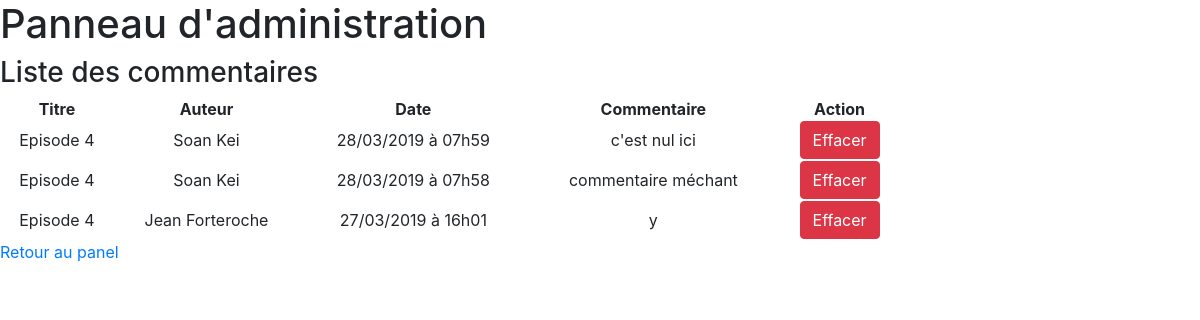
Screenshot of /index.php?action=listComments&postId=7 (signed in) with the database file from the repository.
### tables this page shows
CREATE TABLE IF NOT EXISTS `comments` (
  `id` int(11) NOT NULL AUTO_INCREMENT,
  `post_id` int(11) NOT NULL,
  `author` varchar(255) NOT NULL,
  `content` varchar(255) NOT NULL,
  `report` int(11) DEFAULT '0',
  `comment_date` datetime NOT NULL,
  PRIMARY KEY (`id`)
);

CREATE TABLE IF NOT EXISTS `posts` (
  `id` int(11) NOT NULL AUTO_INCREMENT,
  `title` varchar(255) NOT NULL,
  `content` text NOT NULL,
  `post_date` datetime NOT NULL,
  PRIMARY KEY (`id`)
);

### model/CommentsManager.php (called while the page is built, shortened)
<?php
class CommentsManager extends Manager
{
    public function getListComments($postId)
    {
        $db = $this->dbconnect();
        $q = $db->prepare
        ('SELECT comments.id, comments.author, comments.content, comments.post_id, posts.title,
        DATE_FORMAT(comment_date, \'%d/%m/%Y à %Hh%i\')
        AS comment_date_fr
        FROM comments
        LEFT JOIN posts
        ON comments.post_id = posts.id
        WHERE post_id = ?
        ORDER BY comment_date DESC');
        $q->execute(array($postId));
        $comments = $q->fetchAll();
        return $comments;
    }
}

### view/adminListCommentsView.php (the view, shortened to what this page needs)
<h1>Panneau d'administration</h1>
<h3>Liste des commentaires</h3>
<table class="text-center w-75 p-3">
    <tr>
        <th>Titre</th>
        <th>Auteur</th>
        <th>Date</th>
        <th>Commentaire</th>
        <th>Action</th>
    </tr>
    <?php foreach ($comments as $comment): ?>
    <tr>
        <td><?=$comment['title'] ?></td>
        <td><?=$comment['author']?></td>
        <td><?=$comment['comment_date_fr']?></td>
        <td><?=$comment['content']?></td>
        <td><a href="index.php?action=deleteComment&commentId=<?=$comment['id']?>" class="btn btn-danger">Effacer</a></td>
    </tr>
    <?php endforeach;?>
</table>
<p><a href="index.php?action=adminPanel">Retour au panel</a></p>
<?php
require 'template.php';?>

### rows the page displays
comments: post.title "Episode 4", author "Soan Kei", comment_date_fr "28/03/2019 à 07h59", content "c'est nul ici"
comments: post.title "Episode 4", author "Soan Kei", comment_date_fr "28/03/2019 à 07h58", content "commentaire méchant"
comments: post.title "Episode 4", author "Jean Forteroche", comment_date_fr "27/03/2019 à 16h01", content "y"
